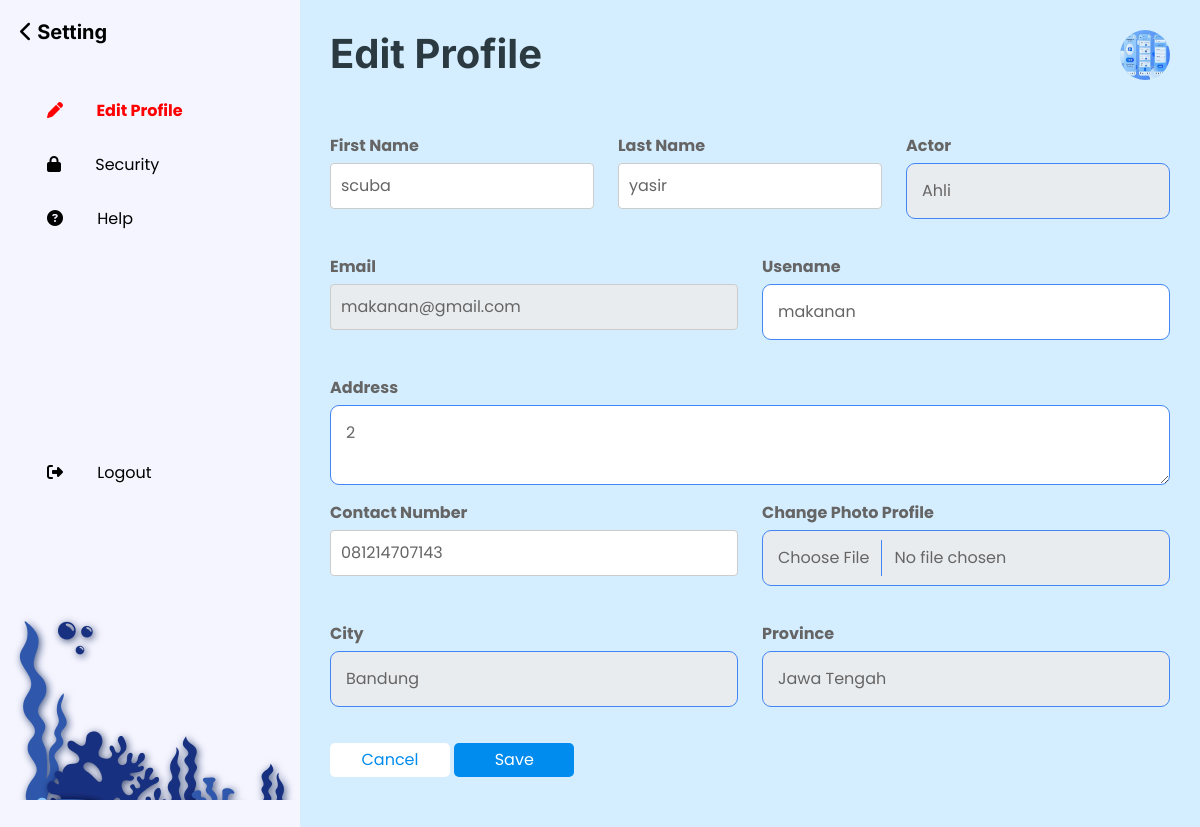
The page /?page=profil-saya (signed in) on the database its author committed.
### tables this page shows
CREATE TABLE `t_member` (
  `id` int(11) NOT NULL,
  `user_id` int(11) DEFAULT NULL,
  `first_name` varchar(150) DEFAULT NULL,
  `last_name` varchar(150) DEFAULT NULL,
  `address` text DEFAULT NULL,
  `city` varchar(100) DEFAULT NULL,
  `province` varchar(100) DEFAULT NULL,
  `actor` int(11) DEFAULT NULL
);

CREATE TABLE `t_users` (
  `id` int(11) NOT NULL,
  `username` varchar(150) NOT NULL,
  `email` varchar(255) NOT NULL,
  `password` varchar(255) NOT NULL,
  `role` enum('ADMIN','MEMBER','TEMPAT','PEMILIK TEMPAT') NOT NULL,
  `active` tinyint(1) NOT NULL DEFAULT 1,
  `nomor_hp` varchar(30) NOT NULL,
  `photo` varchar(255) NOT NULL DEFAULT 'default.jpeg'
);

### pages/profil/index.php (the view, shortened to what this page needs)
<?php
$city = [
    'Jakarta',
    'Bandung',
    'Surabaya',
    'Semarang'
];
$province = [
    [
        "id" => 1,
        "name" => "DKI Jakarta"
    ],
    [
        "id" => 2,
        "name" => "Jawa Barat"
    ],
    [
        "id" => 3,
        "name" => "Jawa Tengah"
    ],
    [
        "id" => 4,
        "name" => "Jawa Timru"
    ]
];
$id_member = $_SESSION["id_member"];
$query = $con->query("SELECT t_member.*, t_users.username, t_users.email, t_users.role, t_users.active, t_users.nomor_hp, t_users.photo FROM t_member LEFT JOIN t_users ON t_member.user_id = t_users.id WHERE t_member.user_id = '$id_member' ");
$data = $query->fetch_assoc();
?>
<section id="profile">
    <?php include "pages/partials/sidebar.php" ?>
    <div class="content">
        <div class="profile-head mb-5">
            <h1>Edit Profile</h1>
            <img src="./images/<?= $_SESSION['photo'] ?>" alt="photo profile" width="50" height="50" class="rounded-circle object-fit-cover" />
        </div>
        <div class="profile-form">
            <form method="POST" enctype="multipart/form-data">
                <div class="row mb-3">
                    <div class="col-md-4">
                        <div class="form-group">
                            <label for="first_name">First Name</label>
                            <input type="text" name="first_name" id="first_name" class="form-control custom-input" placeholder="First Name" autocomplete="off" required value="<?= $data["first_name"] ?? '' ?>">
                        </div>
                    </div>
                    <div class="col-md-4">
                        <div class="form-group">
                            <label for="last_name">Last Name</label>
                            <input type="text" name="last_name" id="last_name" class="form-control custom-input" placeholder="Last Name" required value="<?= $data["last_name"] ?? '' ?>">
                        </div>
                    </div>
                    <div class="col-md-4">
                        <div class="form-group">
                            <label for="actor">Actor</label>
                            <select name="actor" id="actor" class="form-control custom-input" <?= $data['actor'] != null ? 'disabled' : '' ?>>
                                <option value="1" <?= $data['actor'] == 1 ? 'selected' : '' ?>>Ahli</option>
                            </select>
                        </div>
                    </div>
                </div>
                <div class="row mb-3">
                    <div class="col-md-6">
                        <div class="form-group">
                            <label for="email">Email</label>
                            <?php $readonly = isset($_SESSION['member']) && $_SESSION['member'] ? 'readonly' : '' ?>
                            <input type="email" name="email" id="email" class="form-control custom-input" placeholder="Email" autocomplete="off" required value="<?= $data['email'] ?? '' ?>" <?= $readonly ?>>
                        </div>
                    </div>
                    <div class="col-md-6">
                        <div class="form-group">
                            <label for="username">Usename</label>
                            <input type="username" name="username" id="username" class="form-control custom-input" placeholder="Username" autocomplete="off" required value="<?= $data['username'] ?? '' ?>">
                        </div>
                    </div>
                </div>
                <div class="form-group mb-3">
                    <label for="address">Address</label>
                    <textarea type="text" name="address" id="address" class="form-control custom-input" placeholder="Address" autocomplete="off" required><?= $data['address'] ?? '' ?></textarea>
                </div>
                <div class="row mb-3">
                    <div class="col-md-6">
                        <div class="form-group mb-3">
                            <label for="contact">Contact Number</label>
                            <input type="text" name="contact" id="contact" class="form-control custom-input" placeholder="Contact Number" value="<?= $data['nomor_hp'] ?? '' ?>" required>
                        </div>
                    </div>
                    <div class="col-md-6">
                        <div class="form-group">
                            <label for="photo">Change Photo Profile</label>
                            <input type="file" name="photo" id="photo" class="form-control custom-input">
                        </div>
                    </div>
                </div>
                <div class="row mb-3">
                    <div class="col-md-6">
                        <div class="form-group">
                            <label for="city">City</label>
                            <select name="city" id="city" class="form-control custom-input" required>
                                <?php foreach ($city as $cityName) : ?>
                                    <?php $selectCity = $data['city'] == $cityName ? 'selected' : '' ?>
                                    <option value="<?= $cityName ?>" <?= $selectCity ?>>
                                        <?= $cityName ?>
                                    </option>
                                <?php endforeach ?>
                            </select>
                        </div>
                    </div>
                    <div class="col-md-6">
                        <div class="form-group">
                            <label for="province">Province</label>
                            <select name="province" id="province" class="form-control custom-input" required>
                                <?php foreach ($province as $provinceName) : ?>
                                    <?php $selectProvince = $data['province'] == $provinceName['id'] ? 'selected' : '' ?>
                                    <option value="<?= $provinceName["id"] ?>" <?= $selectProvince ?>>
                                        <?= $provinceName["name"] ?>
                                    </option>
                                <?php endforeach ?>
                            </select>
                        </div>
                    </div>
                </div>
                <div class="form-group">
                    <?php if ($_SESSION['login']) : ?>
                        <button class="button-cancel">Cancel</button>
                        <button type="submit" class="button-save" name="save">Save</button>
                    <?php else : ?>
                        <a href="?page=home" class="btn btn-primary">
                            Explore
                        </a>
                    <?php endif ?>
                </div>
            </form>
        </div>
    </div>
</section>

### assets/css/style2.css (style rules this page uses)
:root { --primary: #2B9BFF; --secondary: #2B9BFF; --light: #EFFDF5; --dark: #2B3940; }
.form-group { margin-bottom: 20px; }
label { display: block; margin-bottom: 5px; font-weight: bold; }
input[type="text"], input[type="email"], input[type="tel"], select { width: 100%; padding: 10px; margin: 5px 0; box-sizing: border-box; border: 1px solid #ccc; border-radius: 4px; }
input::placeholder { color: #999; }

### assets/css/style.css (style rules this page uses)
* { padding: 0; margin: 0; }
body { font-family: "Poppins", sans-serif; margin: 0; padding: 0; }
.custom-input { padding: 15px; border-radius: 9px; border: 1px solid #4285f4; background: #fff; }
.custom-input::placeholder { color: #808080; font-size: 14px; font-weight: 300; }
#profile { display: flex; justify-content: space-between; }
.content { width: 75%; background: #d4eeff; padding: 30px; }
.profile-head { display: flex; justify-content: space-between; }
.button-cancel { width: 120px; border-radius: 5px; border: 2px solid #008cee; background: #fff; color: #008cee; padding: 5px 30px; border: none; }
.button-save { width: 120px; border-radius: 5px; background: #008cee; color: #fff; padding: 5px 20px; border: none; }

### rows shown on the page
t_member: first_name "scuba", last_name "yasir", actor "Ahli", email "makanan@gmail.com", username "makanan", address "2", contact "081214707143"

### other values the page prints
form field city "Bandung"
form field province "Jawa Tengah"
